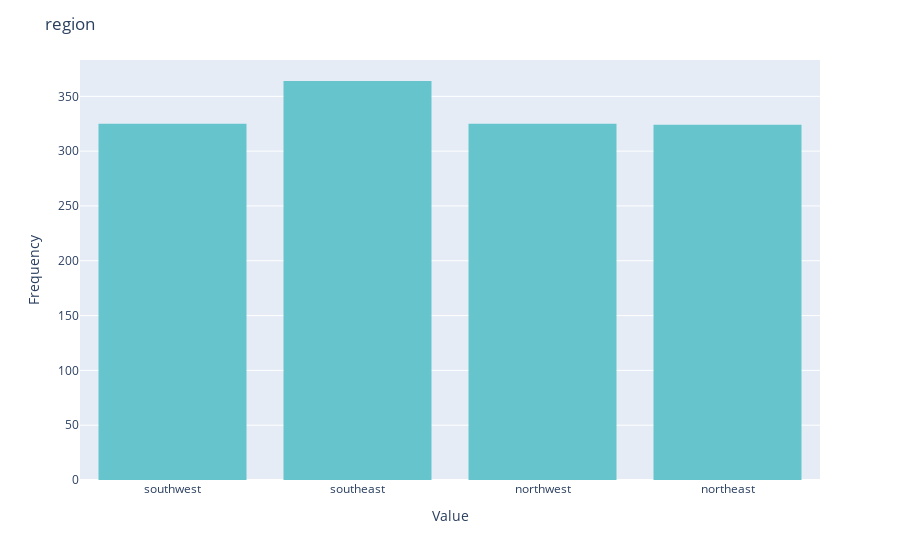
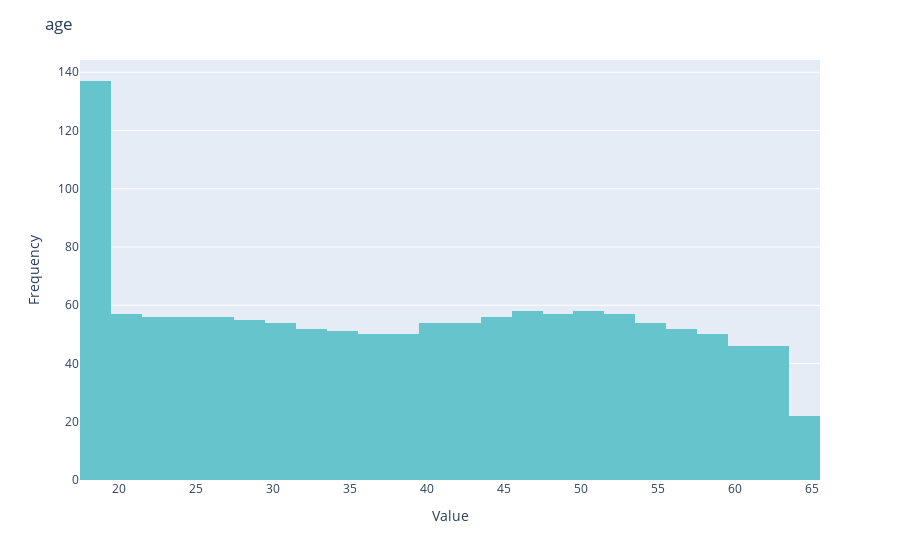
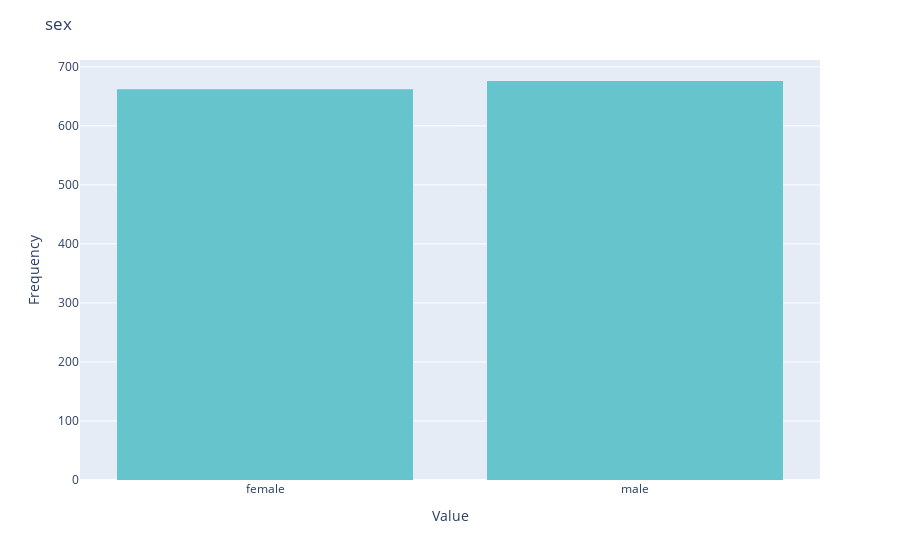
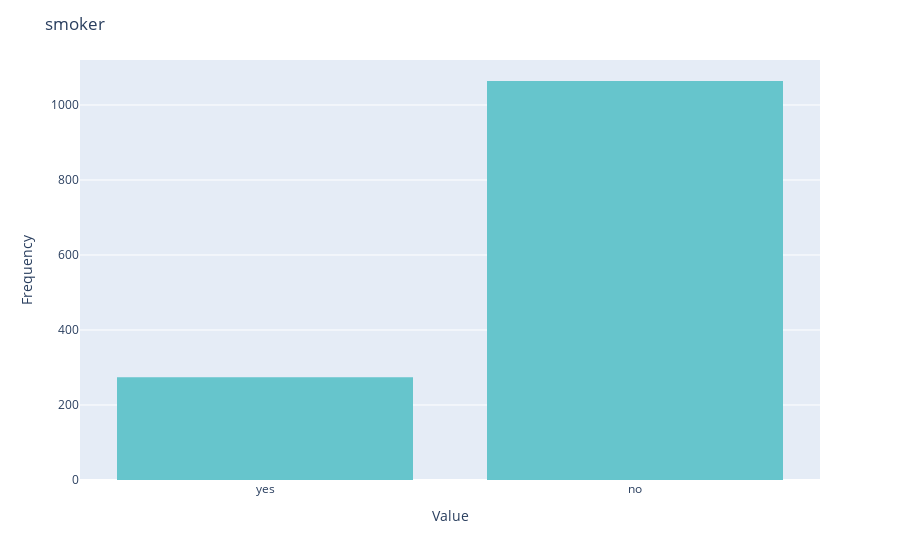

Here is the notebook cell these charts were saved with, in order:
### Code cell
column_names = ['region', 'age', 'sex', 'smoker', 'children' ,'bmi']
for column in column_names:
    fig = px.histogram(df, x=column, color_discrete_sequence=px.colors.qualitative.Pastel)
    fig.update_layout(
        title=column,
        xaxis_title="Value",
        yaxis_title="Frequency"
    )
    fig.show()

### Figure 1 — Plotly figure (JSON) as saved in the notebook; plotly's stock layout.template omitted (floating-point values rounded to 4 significant figures; data arrays with more than 128 entries replaced by an {"elided": "..."} marker saying what was removed)
{"data": [{"alignmentgroup": "True", "bingroup": "x", "hovertemplate": "region=%{x}<br>count=%{y}<extra></extra>", "legendgroup": "", "marker": {"color": "rgb(102, 197, 204)", "pattern": {"shape": ""}}, "name": "", "offsetgroup": "", "orientation": "v", "showlegend": false, "type": "histogram", "x": {"elided": "1338 str values"}, "xaxis": "x", "yaxis": "y"}], "layout": {"barmode": "relative", "legend": {"tracegroupgap": 0}, "margin": {"t": 60}, "title": {"text": "region"}, "xaxis": {"anchor": "y", "domain": [0, 1], "title": {"text": "Value"}}, "yaxis": {"anchor": "x", "domain": [0, 1], "title": {"text": "Frequency"}}}}

### Figure 2 — Plotly figure (JSON) as saved in the notebook; plotly's stock layout.template omitted (floating-point values rounded to 4 significant figures; data arrays with more than 128 entries replaced by an {"elided": "..."} marker saying what was removed)
{"data": [{"alignmentgroup": "True", "bingroup": "x", "hovertemplate": "age=%{x}<br>count=%{y}<extra></extra>", "legendgroup": "", "marker": {"color": "rgb(102, 197, 204)", "pattern": {"shape": ""}}, "name": "", "offsetgroup": "", "orientation": "v", "showlegend": false, "type": "histogram", "x": {"elided": "1338 int values"}, "xaxis": "x", "yaxis": "y"}], "layout": {"barmode": "relative", "legend": {"tracegroupgap": 0}, "margin": {"t": 60}, "title": {"text": "age"}, "xaxis": {"anchor": "y", "domain": [0, 1], "title": {"text": "Value"}}, "yaxis": {"anchor": "x", "domain": [0, 1], "title": {"text": "Frequency"}}}}

### Figure 3 — Plotly figure (JSON) as saved in the notebook; plotly's stock layout.template omitted (floating-point values rounded to 4 significant figures; data arrays with more than 128 entries replaced by an {"elided": "..."} marker saying what was removed)
{"data": [{"alignmentgroup": "True", "bingroup": "x", "hovertemplate": "sex=%{x}<br>count=%{y}<extra></extra>", "legendgroup": "", "marker": {"color": "rgb(102, 197, 204)", "pattern": {"shape": ""}}, "name": "", "offsetgroup": "", "orientation": "v", "showlegend": false, "type": "histogram", "x": {"elided": "1338 str values"}, "xaxis": "x", "yaxis": "y"}], "layout": {"barmode": "relative", "legend": {"tracegroupgap": 0}, "margin": {"t": 60}, "title": {"text": "sex"}, "xaxis": {"anchor": "y", "domain": [0, 1], "title": {"text": "Value"}}, "yaxis": {"anchor": "x", "domain": [0, 1], "title": {"text": "Frequency"}}}}

### Figure 4 — Plotly figure (JSON) as saved in the notebook; plotly's stock layout.template omitted (floating-point values rounded to 4 significant figures; data arrays with more than 128 entries replaced by an {"elided": "..."} marker saying what was removed)
{"data": [{"alignmentgroup": "True", "bingroup": "x", "hovertemplate": "smoker=%{x}<br>count=%{y}<extra></extra>", "legendgroup": "", "marker": {"color": "rgb(102, 197, 204)", "pattern": {"shape": ""}}, "name": "", "offsetgroup": "", "orientation": "v", "showlegend": false, "type": "histogram", "x": {"elided": "1338 str values"}, "xaxis": "x", "yaxis": "y"}], "layout": {"barmode": "relative", "legend": {"tracegroupgap": 0}, "margin": {"t": 60}, "title": {"text": "smoker"}, "xaxis": {"anchor": "y", "domain": [0, 1], "title": {"text": "Value"}}, "yaxis": {"anchor": "x", "domain": [0, 1], "title": {"text": "Frequency"}}}}
